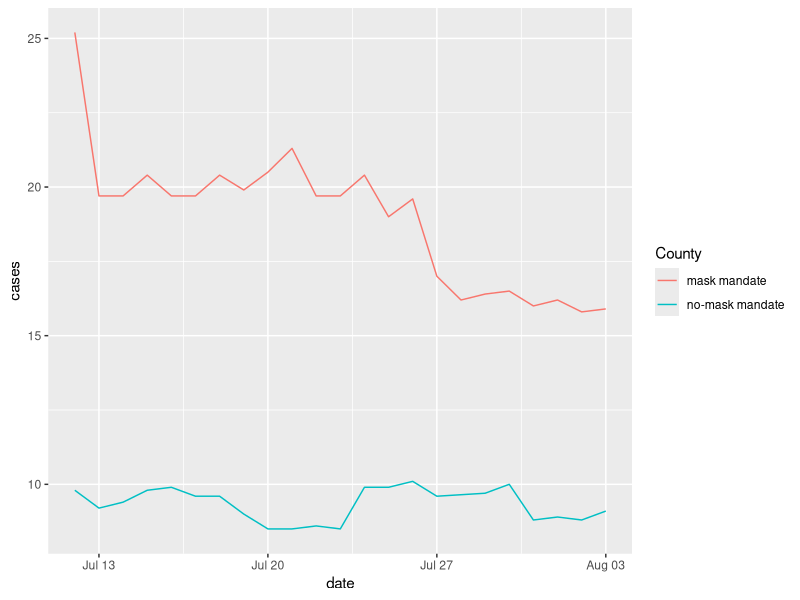
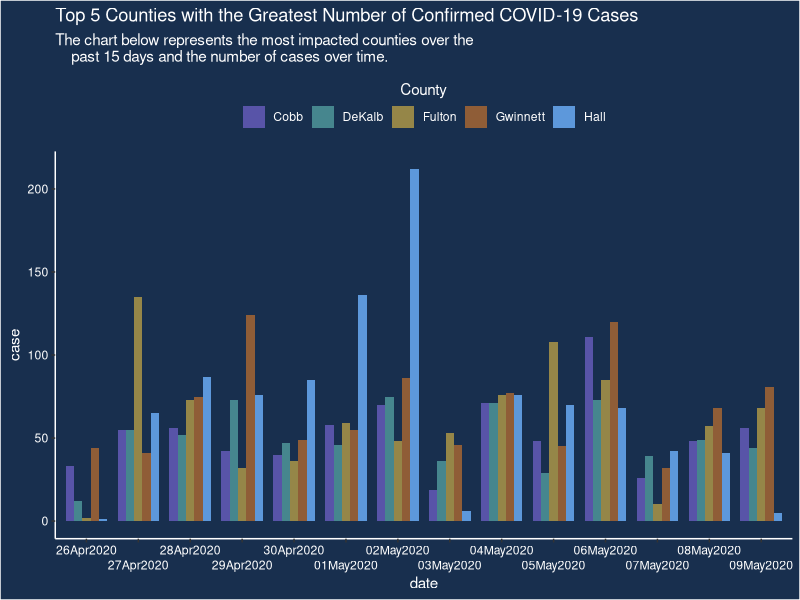

These figures' R source, in order:
## ---- chunk 1
#| label: load-packages
#| message: false
#| warning: false
library(tidyverse)
library(scales)
## ---- chunk 2
#| label: r-data
#| echo: false
#| message: false
kansas_covid <- read_csv("data/kansas_covid.csv")
## ---- chunk 3
kansas_covid |>
  pivot_longer(!date, names_to = "County" , values_to = "cases") 
## ---- chunk 4
kansas_covid |>
  pivot_longer(!date, names_to = "County" , values_to = "cases") |>
  mutate(date = as.Date(date, format = "%m/%d/%Y")) |>
  ggplot(
    aes(x = date , y = cases , color = County)
  ) +
  geom_line()
## ---- chunk 5
#| label: r-data2
#| echo: false
#| message: false
georgia_covid <- read_csv("data/georgia_covid.csv")
## ---- chunk 6
georgia_covid |>
  filter(date >= "2020-04-26", date <= "2020-05-09") |>
  mutate(
    date = format(date, "%d%b%Y"), 
    date = factor(date,
                  levels = c("26Apr2020", "27Apr2020", "28Apr2020", 
                             "29Apr2020", "30Apr2020", "01May2020", 
                             "02May2020", "03May2020", "04May2020",
                             "05May2020", "06May2020", "07May2020", 
                             "08May2020", "09May2020")))
## ---- chunk 7
georgia_covid |>
  filter(date >= "2020-04-26", date <= "2020-05-09") |>
  mutate(
    date = format(date, "%d%b%Y"), 
    date = factor(
      date,
      levels = c("26Apr2020", "27Apr2020", "28Apr2020", 
                 "29Apr2020", "30Apr2020", "01May2020", 
                 "02May2020", "03May2020", "04May2020",
                 "05May2020", "06May2020", "07May2020", 
                 "08May2020", "09May2020"))) |>
  ggplot(aes(x = date, y = case, group = county, fill = county)) +
  geom_col(position = position_dodge(), width=.8) + 
  scale_x_discrete(guide = guide_axis(n.dodge = 2)) +
  scale_fill_manual(
    "County",
     values = c("#5854A8", "#46868E", "#958648", "#8F5D37", "#5D98DB"),
     guide = guide_legend(title.position = "top", title.hjust = 0.5)) + 
  labs(
    title = "Top 5 Counties with the Greatest Number of Confirmed COVID-19 Cases",
    subtitle = "The chart below represents the most impacted counties over the 
    past 15 days and the number of cases over time." ) +
  theme_classic() +
  theme(
    legend.position = "top", 
    panel.background = element_rect(fill = "#182F4E"),
    plot.background = element_rect(fill = "#182F4E"),
    axis.line = element_line(color = "white"),
    axis.text = element_text(color = "white"),
    axis.title = element_text(color = "white"),
    legend.background = element_rect(fill = "#182F4E"),
    legend.text = element_text(color = "white"),
    legend.title = element_text(color = "white"),
    title = element_text(color = "white"))
